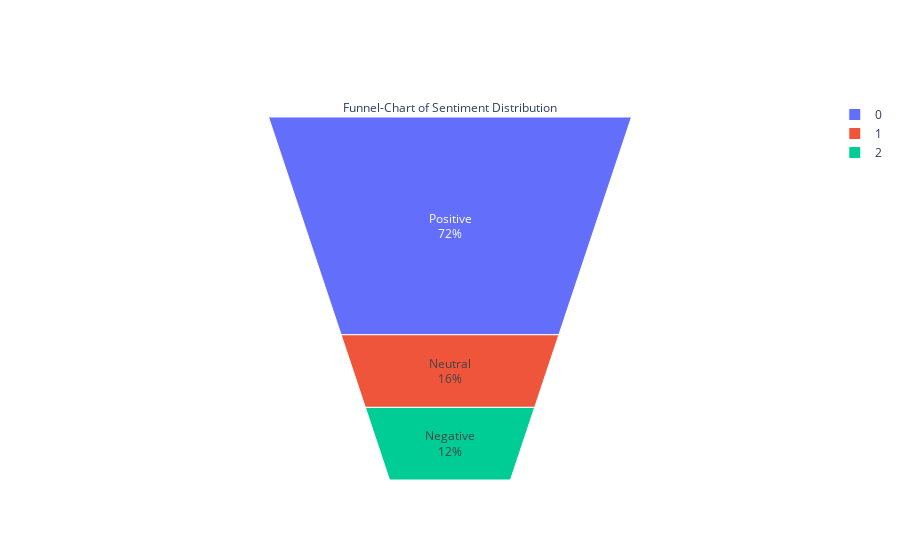

Notebook code cell kept with this figure:
### Code cell
from plotly import graph_objs as go
fig = go.Figure(go.Funnelarea(
    text =temp.TextBlob_Analysis,
    values = temp.texto,
    title = {"position": "top center", "text": "Funnel-Chart of Sentiment Distribution"}
    ))
fig.show()

### Figure 1 — Plotly figure (JSON) as saved in the notebook; plotly's stock layout.template omitted (floating-point values rounded to 4 significant figures)
{"data": [{"text": ["Positive", "Neutral", "Negative"], "title": {"position": "top center", "text": "Funnel-Chart of Sentiment Distribution"}, "type": "funnelarea", "values": [18, 4, 3]}], "layout": {}}
